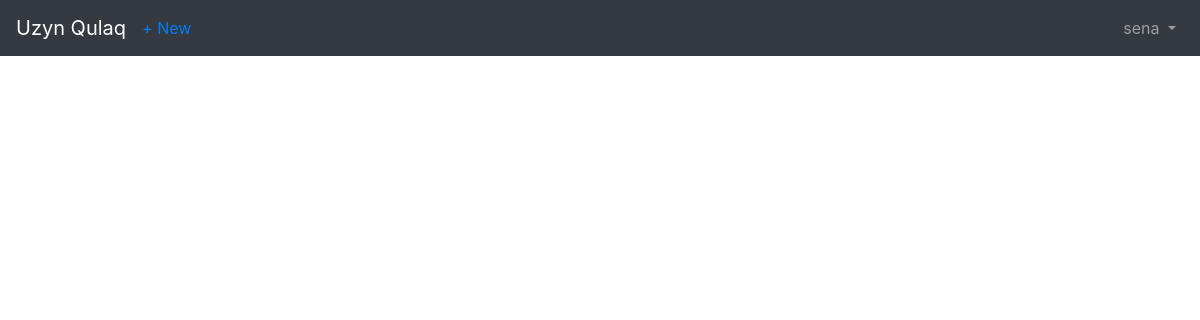
Before: /articles/ (signed in) with the older database file.
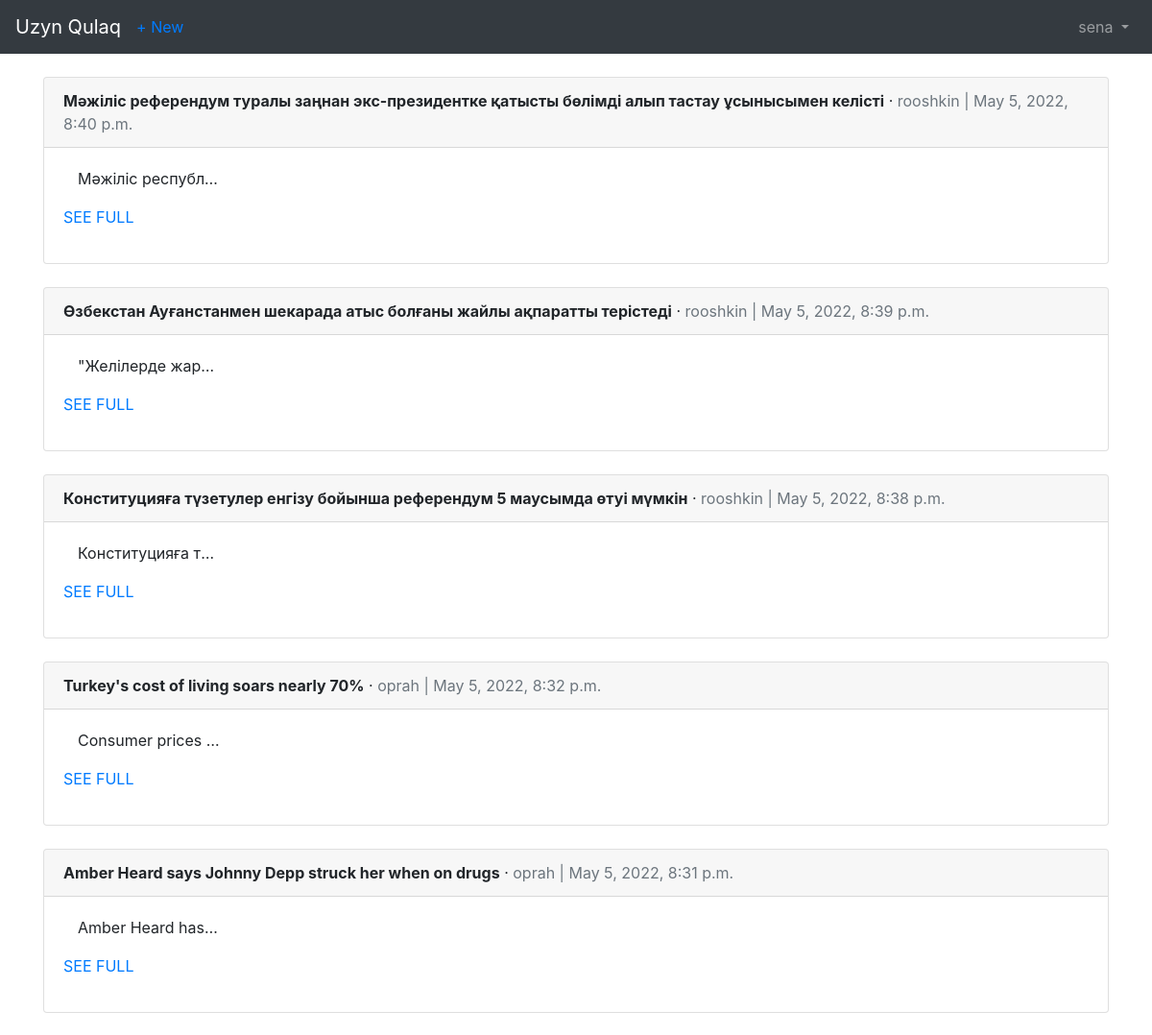
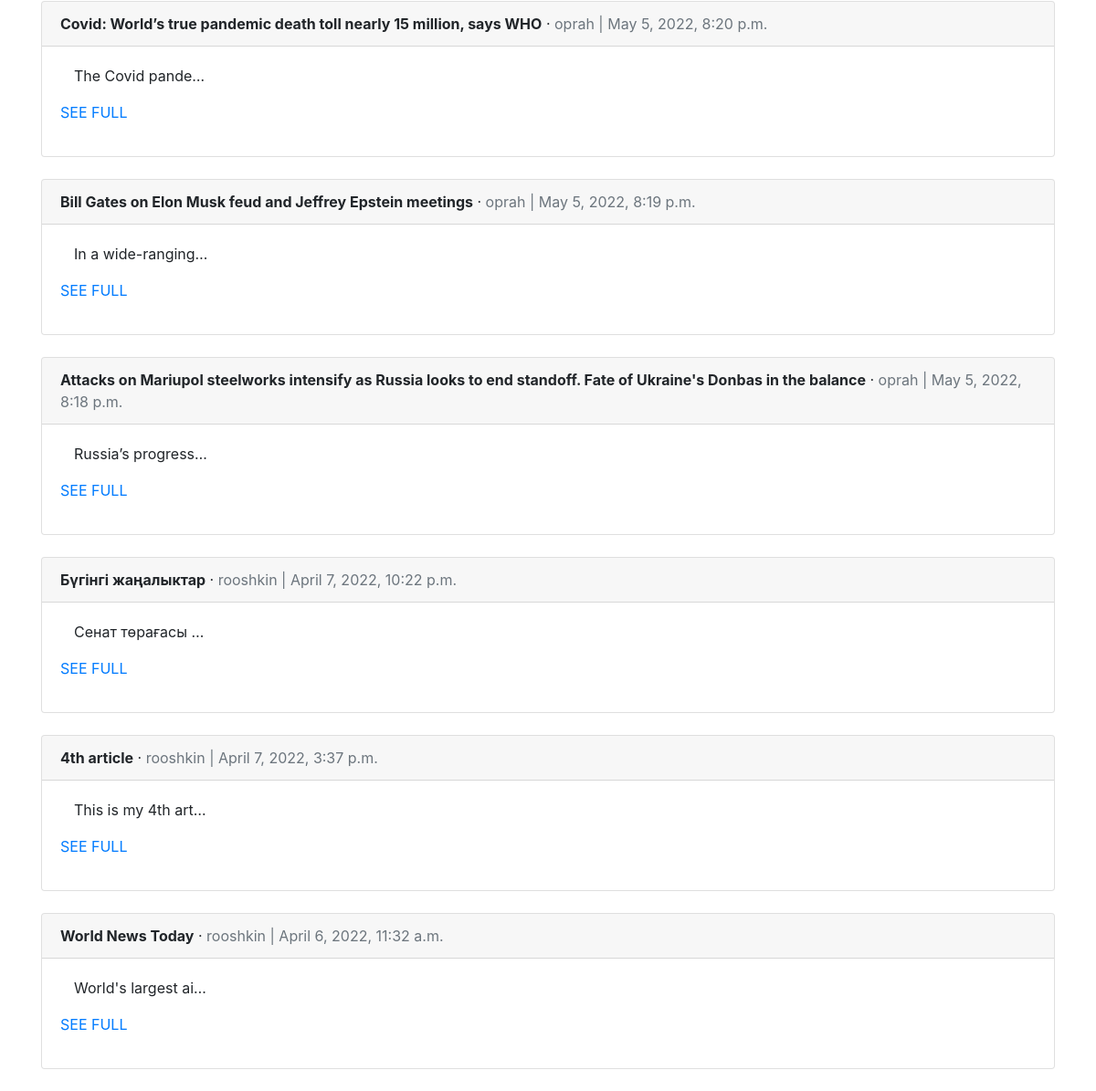
After: the same page with the newer database file (2 pictures, top to bottom).
### articles/models.py (models this page shows, shortened)
class Article(models.Model):
    title = models.CharField(max_length = 255)
    body = models.TextField()
    date = models.DateTimeField(auto_now_add = True)
    author = models.ForeignKey(
        settings.AUTH_USER_MODEL,
        on_delete = models.CASCADE,
        related_name='articles',
    )

### users/models.py (models this page shows)
class CustomUser(AbstractUser):
    age = models.PositiveIntegerField(null = True, blank = True)
    followings = models.ManyToManyField('self', related_name='following', blank=True, symmetrical=False)
    followers = models.ManyToManyField('self', related_name='follower', blank=True, symmetrical=False)

### articles/views.py (the view)
# urls.py: path('', ArticleListView.as_view(), name = 'article_list'),
class ArticleListView(LoginRequiredMixin, ListView):
    model = Article
    template_name = 'article_list.html'
    login_url = 'login'
    def get_queryset(self):
        posts = []
        for p in Article.objects.order_by('-date'):
            if p.author in self.request.user.followings.all():
                posts.append(p)
        return posts

### templates/article_list.html (shortened to what this page needs)
{% extends 'base.html' %}
{% block content %}
    {% for article in object_list %}
    {% include 'includes/article-list-include.html' %}
    <br />
    {% endfor %}
{% endblock content %}

### templates/includes/article-list-include.html (shortened to what this page needs)
<div class = "card">
    <div class = "card-header">
        <span class = "font-weight-bold">{{ article.title }}</span> &middot;
        <span class = "text-muted">{{ article.author }} |
        {{ article.date }} </span>
    </div>
    <div class = "card-body">
        <p class="col-2 text-truncate">{{ article.body }}</p>
        <p><a href="{% url 'article_detail' article.pk %}">SEE FULL</a></p>
    </div>
</div>

Changed rows visible on the page:
added Article: title "Мәжіліс референдум туралы заңнан экс-президентке қатысты бөлімді алып тастау ұсынысымен келісті", author "rooshkin", date "May 5, 2022, 8:40 p.m.", body "Мәжіліс республ…"
added Article: title "Өзбекстан Ауғанстанмен шекарада атыс болғаны жайлы ақпаратты терістеді", author "rooshkin", date "May 5, 2022, 8:39 p.m.", body "\"Желілерде жар…"
added Article: title "Конституцияға түзетулер енгізу бойынша референдум 5 маусымда өтуі мүмкін", author "rooshkin", date "May 5, 2022, 8:38 p.m.", body "Конституцияға т…"
added Article: title "Turkey's cost of living soars nearly 70%", author "oprah", date "May 5, 2022, 8:32 p.m.", body "Consumer prices…"
added Article: title "Amber Heard says Johnny Depp struck her when on drugs", author "oprah", date "May 5, 2022, 8:31 p.m.", body "Amber Heard has…"
added Article: title "Covid: World’s true pandemic death toll nearly 15 million, says WHO", author "oprah", date "May 5, 2022, 8:20 p.m.", body "The Covid pande…"
added Article: title "Bill Gates on Elon Musk feud and Jeffrey Epstein meetings", author "oprah", date "May 5, 2022, 8:19 p.m.", body "In a wide-ranging…"
added Article: title "Attacks on Mariupol steelworks intensify as Russia looks to end standoff. Fate of Ukraine's Donbas in the balance", author "oprah", date "May 5, 2022, 8:18 p.m.", body "Russia’s progress…"
now on this page (row edited): Article: title "Бүгінгі жаңалыктар", author "rooshkin", date "April 7, 2022, 10:22 p.m.", body "Сенат төрағасы…"
now on this page (row unchanged): Article: title "4th article", author "rooshkin", date "April 7, 2022, 3:37 p.m.", body "This is my 4th art…"
now on this page (row unchanged): Article: title "World News Today", author "rooshkin", date "April 6, 2022, 11:32 a.m.", body "World's largest ai…"
